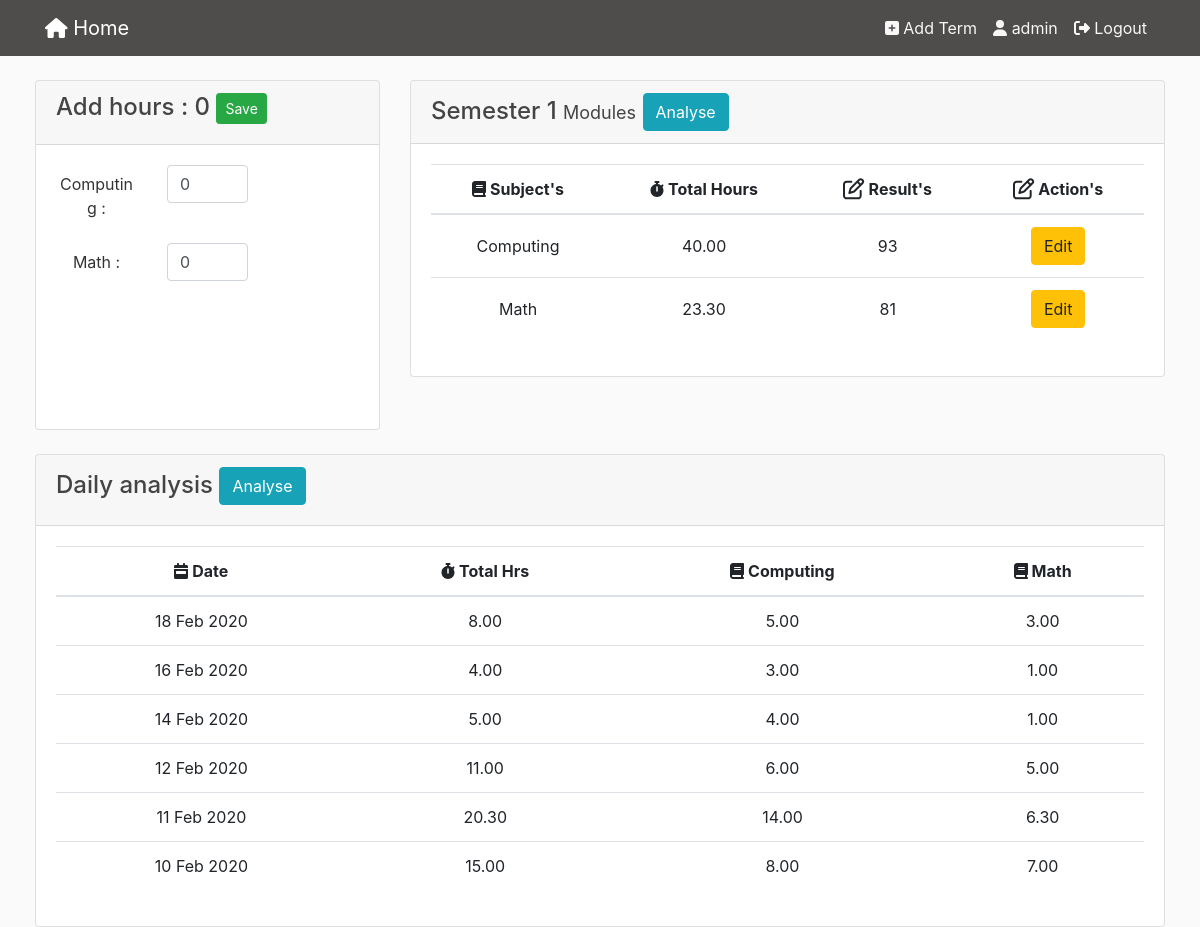
The app's page /term/6 (signed in) with its own data.
### analysis/models.py (models this page shows, shortened)
class Subject(models.Model):
    term = models.ForeignKey(Term, on_delete=models.CASCADE)
    name = models.CharField(max_length=100)
    result = models.IntegerField(default=0, null=True, blank=True)
    total_hr_spent = models.DecimalField(max_digits=10, decimal_places=2, default=0.0, null=True, blank=True)
    def __str__(self):
        return '{0}-{1}'.format(self.name, self.term.name)

class Term(models.Model):
    name = models.CharField(max_length=100)
    description = models.CharField(max_length=200, null=True, blank=True)
    user = models.ForeignKey(User, on_delete=models.CASCADE)

class Activities(models.Model):
    subject = models.ForeignKey(Subject, on_delete=models.CASCADE)
    activity_date = models.DateTimeField(default=now().date())
    hour_spent = models.DecimalField(max_digits=10, decimal_places=2)

### analysis/views.py (the view, shortened to what this page needs)
# urls.py: path('term/<int:pk>',views.TermDetail.as_view(),name='term-detail'),
class TermDetail(LoginRequiredMixin, DetailView):
    model = Term
    def get_context_data(self, **kwargs):
        context = super().get_context_data(**kwargs)
        context['subjects'] = Subject.objects.filter(term=self.get_object()).order_by('-total_hr_spent')
        print(context['subjects'])
        print(Activities.objects.filter(subject=context['subjects'][0]).count())
        daily_hustle = OrderedDict()
        subj_name = []
        for activity in Activities.objects.filter(subject__term=self.get_object()).order_by('-activity_date',
                                                                                            'subject__name',
                                                                                            '-hour_spent'):
            if activity.activity_date not in daily_hustle:
                daily_hustle[activity.activity_date] = OrderedDict()
                daily_hustle[activity.activity_date]['tot_hrs'] = 0
            daily_hustle[activity.activity_date][activity.subject.name] = activity.hour_spent
            daily_hustle[activity.activity_date]['tot_hrs'] += activity.hour_spent
            if activity.subject.name not in subj_name:
                subj_name.append(activity.subject.name)
        print(daily_hustle)
        context['daily_hustle'] = daily_hustle
        context['subj_name'] = subj_name
        return context

### analysis/templates/analysis/term_detail.html (shortened to what this page needs)
{% extends 'base.html' %}
{% block content %}
<div class="row">
    <div class="container-fluid">
        <div class="row">
            <div class="col-md-4" style="padding-left: 50px;">
                <form method="POST" action="{% url 'term-detail' object.id %}" onsubmit="return validateForm()">
                    <div class="card" style="height:350px;">
                        <div class="card-header in-line">
                            <h4>Add hours : <span id="tot_hrs">0</span>
                                <button type="submit" class="btn btn-success btn-sm ">Save</button>
                            </h4>
                        </div>
                        <div class="card-body text-center " style="overflow:auto;height:110px">
                            {% for subj in subjects%}
                            <div class="form-group row">
                                <label for="{{subj.id}}" class="col-sm-4 col-form-label">{{subj.name}} : </label>
                                <div class="col-sm-4 input-form">
                                    <input type="text" name="{{subj.id}}" class="form-control" id="{{subj.id}}"
                                           value=0>
                                </div>
                            </div>
                            {% endfor %}
                        </div>
                    </div>
                </form>
            </div>
            <div class="col-md-8" style="padding-right:50px;">
                <div class="card">
                    <h4 class="card-header">
                        {{object.name}}
                        <small><font size="4">Modules</font></small>
                        <button class="btn btn-info btn-xs"
                                data-url="{% url 'term-analysis' object.id%}"
                                data-remote="false" data-toggle="modal" data-modal-size="modal-lg"
                                data-target="#bd_Modal"
                        >Analyse
                        </button>
                    </h4>
                    <div class="card-body text-center">
                        <div class="table-responsive bordered">
                            <table class="table" id="table-id">
                                <thead>
                                <tr>
                                    <th>
                                        <a><i class="fas fa-book"></i> Subject's</a>
                                    </th>
                                    <th>
                                        <a><i class="fas fa-stopwatch"></i> Total Hours</a>
                                    </th>
                                    <th>
                                        <a><i class="far fa-edit fa-lg"></i> Result's</a>
                                    </th>
                                    <th>
                                        <a><i class="far fa-edit fa-lg"></i> Action's</a>
                                    </th>
                                </tr>
                                </thead>
                                <tbody class="list" id="sort">
                                {% for subj in subjects %}
                                <tr>
                                    <td class="align-middle">{{ subj.name }}</td>
                                    <td class="align-middle">{{subj.total_hr_spent}}</td>
                                    <td class="align-middle">
                                        {{subj.result}}
                                    </td>
                                    <td class="align-middle">
                                        <button class="btn btn-warning btn-xs"
                                                data-url="{% url 'add-result' subj.id%}"
                                                data-remote="false" data-toggle="modal" data-modal-size="modal-sm"
                                                data-target="#bd_Modal"
                                        >Edit
                                        </button>
                                    </td>
                                </tr>
                                {% endfor %}
                                </tbody>
                            </table>
                        </div>
                    </div>
                </div>
            </div>
        </div>
        <br>
        <div class="row">
            <div class="col-md-12" style="padding-left: 50px;padding-right:50px;">
                <div class="card">
                    <div class="card-header">
                        <h4>Daily analysis
                            <button class="btn btn-info btn-xs"
                                data-url="{% url 'daily-analysis' object.id%}"
                                data-remote="false" data-toggle="modal" data-modal-size="modal-lg"
                                data-target="#bd_Modal"
                        >Analyse
                        </button>
                        </h4>
                    </div>
                    <div class="card-body text-center">
                        <div class="table-responsive bordered">
                            <table class="table">
                                <thead>
                                <tr>
                                    <th>
                                        <a><i class="fas fa-calendar-week"></i> Date</a>
                                    </th>
                                    <th>
                                        <a><i class="fas fa-stopwatch"></i> Total Hrs</a>
                                    </th>
                                    {% for sub_name in subj_name%}
                                    <th>
                                        <a><i class="fas fa-book"></i> {{ sub_name }}</a>
                                    </th>
                                    {% endfor %}
                                </tr>
                                </thead>
                                <tbody class="list">
                                {% for subj_object,activity_hrs in daily_hustle.items %}
                                <tr>
                                    <td class="allign-middle">{{subj_object|date:"d M Y"}}</td>
                                    {% for sub_name,tot_hrs in activity_hrs.items %}
                                    <td class="align-middle">
                                        {{tot_hrs}}
                                    </td>
                                    {% endfor %}
                                </tr>
                                {% endfor %}
                                </tbody>
                            </table>
                        </div>
                    </div>
                </div>
            </div>
        </div>
    </div>
</div>
{% endblock content%}

### analysis/templates/base.html (shortened to what this page needs)
{% load static %}
<!DOCTYPE html>
<html>
<head>
    <link rel="stylesheet" type="text/css" href="{% static 'css/bootstrap.min.css'%}">
    <link rel="stylesheet" type="text/css" href="{% static 'css/all.css'%}">
    <link rel="stylesheet" type="text/css" href="{% static 'css/main.css'%}">
</head>
<body>
    <header class="site-header">
      <nav class="navbar navbar-expand-md navbar-dark bg-steel fixed-top">
        <div class="container">
          <a class="navbar-brand mr-4" href="{% url 'index' %}"><i class="fas fa-home"></i> Home</a>
          <div class="collapse navbar-collapse" id="navbarToggle">
              {% if user.is_authenticated%}
            <div class="navbar-nav">
                <a class="nav-item nav-link" href="{% url 'create-term' %}"><i class="fas fa-plus-square"></i> Add Term</a>
                <a class="nav-item nav-link" href="#"><i class="fas fa-user"></i> {{user.username}}</a>
                <a class="nav-item nav-link" href="{% url 'logout'%}"><i class="fas fa-sign-out-alt"></i> Logout</a>
            </div>
              {% else %}
              <div class="navbar-nav">
                  <a class="nav-item nav-link" href="{% url 'login' %}">Login</a>
              <a class="nav-item nav-link" href="{% url 'register'%}">Register</a>
              </div>
              {% endif%}
          </div>
        </div>
      </nav>
    </header>
    <main role="main">
        {% block content %}
        {% endblock %}
    </main>
    </body>
</html>

### static/css/all.css (style rules this page uses)
.fa-lg { font-size: 1.33333em; line-height: 0.75em; vertical-align: -.0667em; }
.fa-book:before { content: "\f02d"; }
.fa-calendar-week:before { content: "\f784"; }
.fa-stopwatch:before { content: "\f2f2"; }
.fa-user:before { content: "\f007"; }

### static/css/main.css (style rules this page uses)
body { background: #fafafa; color: #333333; margin-top: 5rem; }
h1, h2, h3, h4, h5, h6 { color: #444444; }
.bg-steel { background-color: #4F4D4C; }
.site-header .navbar-nav .nav-link { color: #f7f7f7; }

### records on screen
Subject: name "Computing", total_hr_spent "40.00", result "93", subj_name "Computing"
Subject: name "Math", total_hr_spent "23.30", result "81", subj_name "Math"
Term: name "Semester 1"
Activities: daily_hustle "18 Feb 2020", activity_hrs "5.00"
Activities: activity_hrs "3.00"
Activities: daily_hustle "16 Feb 2020", activity_hrs "3.00"
Activities: activity_hrs "1.00"
Activities: daily_hustle "14 Feb 2020", activity_hrs "4.00"
Activities: activity_hrs "1.00"
Activities: daily_hustle "12 Feb 2020", activity_hrs "6.00"
Activities: activity_hrs "5.00"
Activities: daily_hustle "11 Feb 2020", activity_hrs "14.00"
Activities: activity_hrs "6.30"
Activities: daily_hustle "10 Feb 2020", activity_hrs "8.00"
Activities: activity_hrs "7.00"

### other values on screen
{{ user.username }} "admin"
{{ tot_hrs }} "8.00" "4.00" "5.00" "11.00" "20.30" "15.00"
